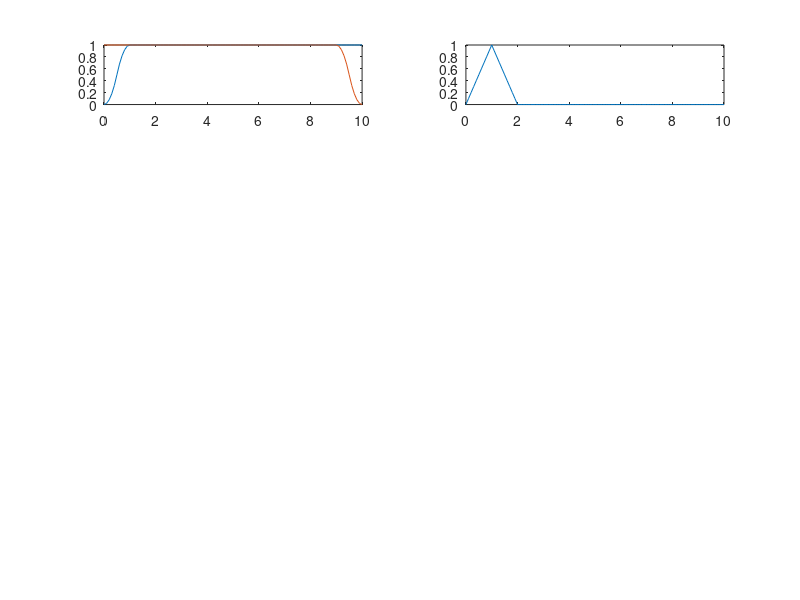

This figure's MATLAB source: (Note: this script raises an error after producing the figure.)
%{
    Name: Daniel Santos
    Desc: Solution task 1.1
%}
clc; clear all; close all; format compact;
x = 0:0.1:10;
subplot(521); plot(x, smf(x, [0 1])); hold on ; plot(x, zmf(x, [9 10]));
subplot(522); plot(x, trimf(x, [0 1 2 ])); hold on ; plot(x, trimf(x, [2 4 4 ]));
subplot(523); plot(x, trapmf(x, [0 1 2 3 ])); hold on ; plot(x, trapmf(x, [2 4 5 9 ]));
subplot(524); plot(x, gbellmf(x, [2 1 5 ])); hold on ; plot(x, gbellmf(x, [2 3  5 ]));hold on ; plot(x, gbellmf(x, [4 8  5 ]));
subplot(525); plot(x, gaussmf(x, [0.5 5])); hold on ; plot(x, gaussmf(x, [1   5 ]));hold on ; plot(x, gaussmf(x, [ 2 5 ]));
subplot(526); plot(x, gauss2mf(x, [1 2 1 4 ])); hold on ; plot(x, gauss2mf(x, [2 5 1 7 ]));
subplot(527); plot(x, sigmf(x, [10 1])); hold on ; plot(x, sigmf(x, [1 3]));
subplot(528); plot(x, dsigmf(x, [5 2 5 1.1])); hold on ; plot(x, dsigmf(x, [1 3 5 5]));
